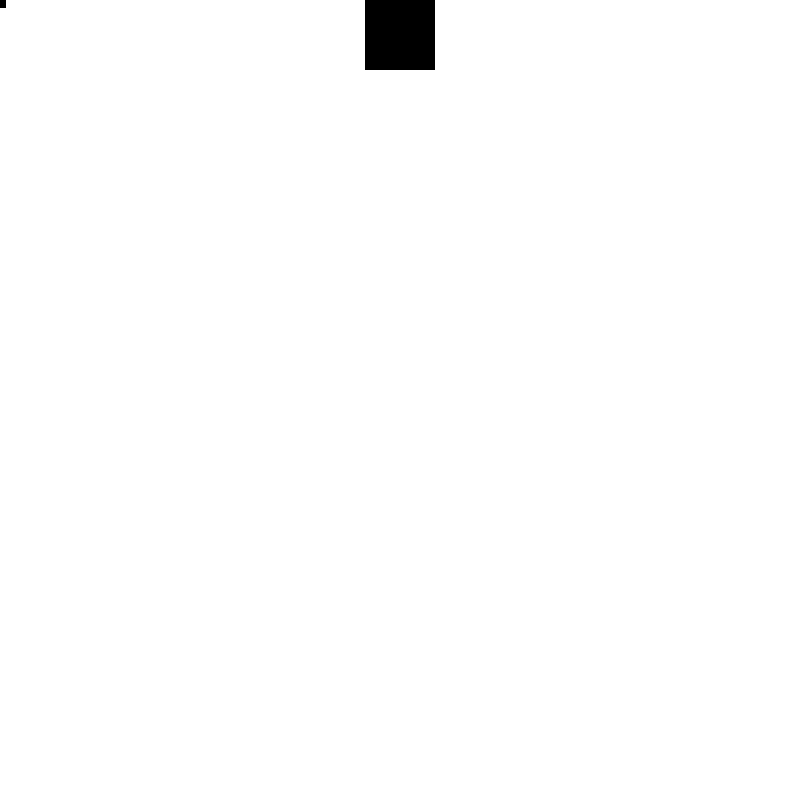
Frame 1 (no input)
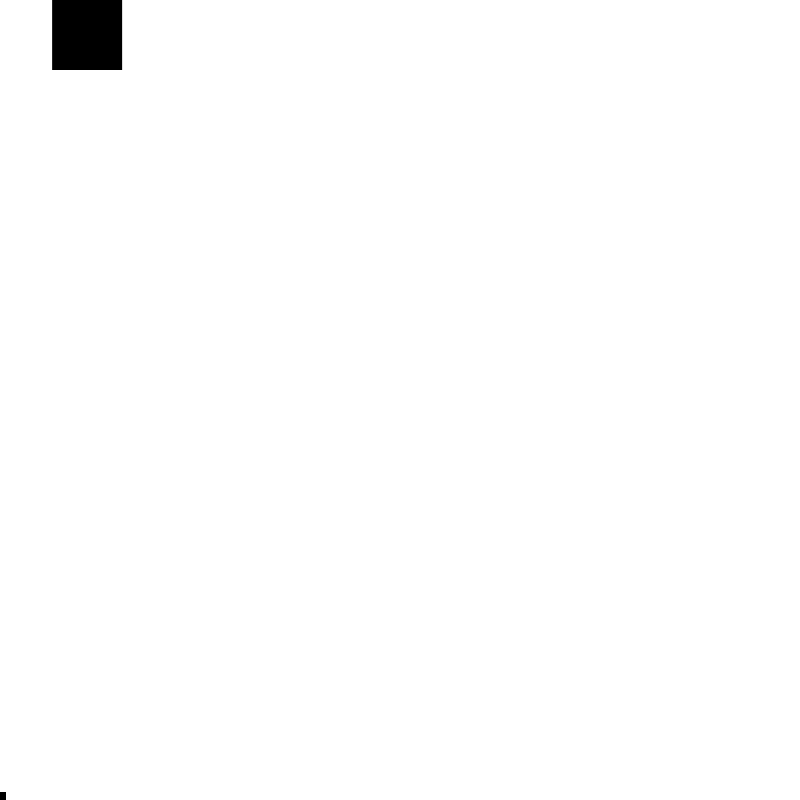
Frame 60 (the mouse pressed at the canvas centre just before this capture)
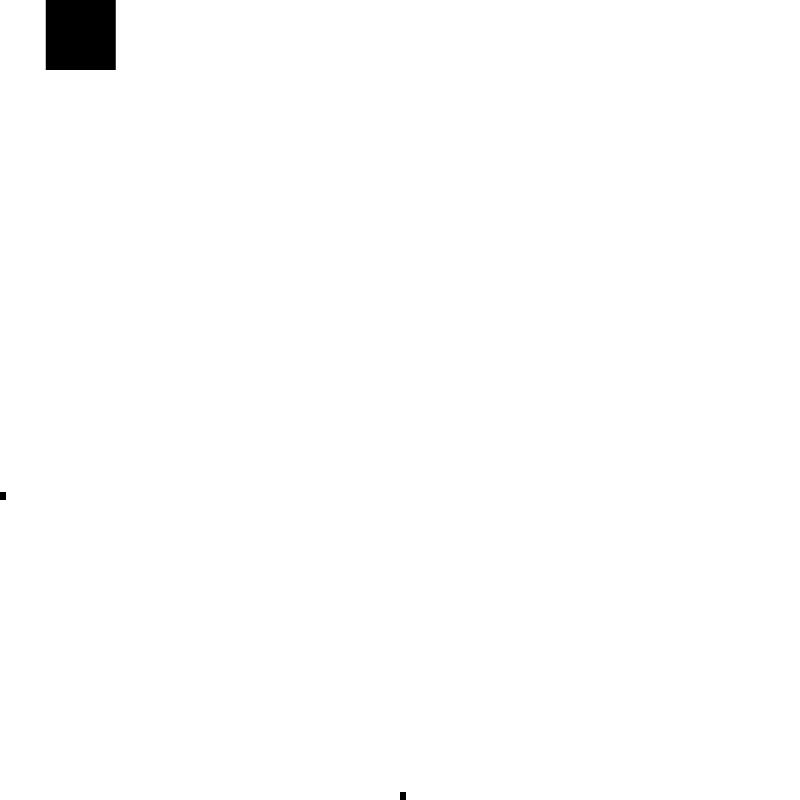
Frame 120 (the mouse held since frame 60 and released just before this capture)

The Processing sketch that drew these frames (run headless with seeded random() and noise(); from frame 60 on, the mouse is pressed at the canvas centre):

// Processing sketch: simpleShooting
// ── simpleShooting.pde
//enemy
int r=0;//円の半径
float x=0; 
float y=0;//x,y座標
int Angle=90;//角度(360度)
float radian=0;//角度(ラジアン)
int Rh=70; //(四角形高さ)
int Rw=Rh; //(四角形幅)
//bullet
int X=mouseX;
//int Y=mouseY;
int BHX;//弾丸当たり判定
int BHY;//弾丸当たり判定
int BH=8;//弾丸高さ
int BW=6;//弾丸横
int Bx;//弾丸横座標
int By;//弾丸縦座標
int Px;//自機座標
int Py;//自機座標
boolean alive=false;//弾丸の発射状態
int f=0;

Player P1=new Player();
Enemy E1=new Enemy();
void setup() {
  size(800, 800);
  Bx=mouseX;
  By=height-BH;
  noStroke();
  fill(#000000);
  r=(width-Rw)/2;
}
void draw() {
  background(#ffffff);
  P1.draw();
  E1.Enemy();
  if (alive == true) {
    //弾丸描画
    By=By-5;
    BHX=Bx+(BW/2);
    BHY=By+(BH/2);
    BHY=BHY-5;
    rect(Bx, By, BW, BH);
  } else {
    //弾丸描画中止
    Bx=mouseX;
    By=height-BH;
  }
  if (By<0) {
    //弾丸は画面外s
    alive=false;
  } else {
    //処理無し
  }
  //ここから当たり判定処理 BHX,BHY
  if (BHX>=x+((width-Rw)/2)&&BHX<=x+((width-Rw)/2)+Rw && BHY>=y&&BHY<=y+Rh) {
    if(f==0){
    background(#000000);
    f=1;
  }
    else{f=0;}
    System.out.println("アタック");
  }
}
class Player {
  void draw() { 
    rect(Px, Py, BW, BH);
    Px=mouseX;
    Py=height-BH;
    if (mousePressed == true) {
      alive=true;
    } else {
      //発射していないため処理無し
    }
  }
}
class Enemy {
  void Enemy() {
    rect(x+((width-Rw)/2), y, Rw, Rh);
    Angle++;
    radian = radians(Angle);
    x=r*cos(radian);
  }
}
